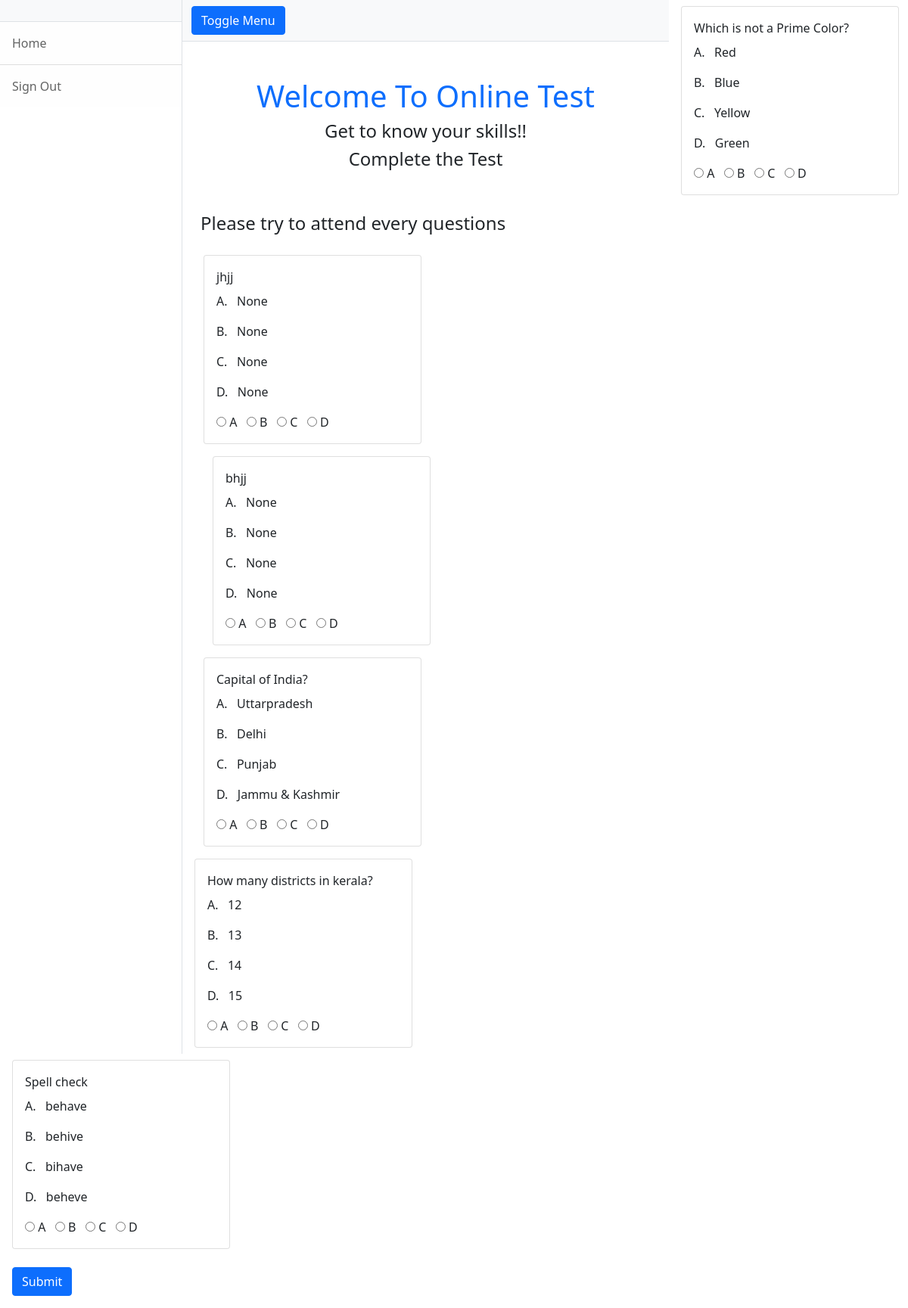
/owner/userhome, run on the app's committed database.
### owner/models.py (models this page shows, shortened)
class Test(models.Model):
    question=models.CharField(max_length=500,unique=True)
    a=models.CharField(max_length=50,null=True)
    b=models.CharField(max_length=50,null=True)
    c=models.CharField(max_length=50,null=True)
    d=models.CharField(max_length=50,null=True)

### owner/views.py (the view)
# urls.py: path("userhome",views.UserHome.as_view(),name="userhome"),
class UserHome(ListView):
    template_name = "user_home.html"
    model = Test
    context_object_name = "tests"

### user/templates/user_home.html (shortened to what this page needs)
<!DOCTYPE html>
{%extends 'base.html'%}
{%block body_block%}
<div class="container text-center mt-5 text-primary">
    <h1>Welcome To Online Test</h1>
</div>
<div class="text-center mt-2">
    <h4> Get to know your skills!!</h4>
    <h4>Complete the Test</h4>
</div>
<div class="container-fluid">
    <br><br>
    <div class="row">
        <h4>Please try to attend every questions</h4><br><br>
        {%for test in tests%}
        <div class="col-3 mr-3 p-2 mx-2">
            <div class="card" style="width: 18rem;">
                <div class="card-body">
                    <p class="card-title">{{test.question}}</p>
                    <p class="card-text">A. &nbsp&nbsp{{test.a}}</p>
                    <p class="card-text">B. &nbsp&nbsp{{test.b}}</p>
                    <p class="card-text">C. &nbsp&nbsp{{test.c}}</p>
                    <p class="card-text">D. &nbsp&nbsp{{test.d}}</p>
                    <input type="radio">
                    <label>A</label>&nbsp;&nbsp
                    <input type="radio">
                    <label >B</label>&nbsp;&nbsp
                    <input type="radio">
                    <label >C</label>&nbsp;&nbsp
                    <input type="radio">
                    <label >D</label>
                </div>
                </div>
            </div>
        </div>
        {%endfor%}
<div class="card-body">
    <a href="{%url 'testfinish' %}" class="btn btn-primary">Submit</a>
</div>
{%endblock%}

### owner/templates/base.html (shortened to what this page needs)
<!DOCTYPE html>
{%load static%}
<html lang="en">
<head>
    <link href="{%static 'css/styles.css'%}" rel="stylesheet"/>
</head>
<body>
<div class="d-flex" id="wrapper">
    <div class="border-end bg-white" id="sidebar-wrapper">
        <div class="sidebar-heading border-bottom bg-light"></div>
        <div class="list-group list-group-flush">
            {%if request.user.is_superuser%}
            <a class="list-group-item list-group-item-action list-group-item-light p-3" href="{%url 'home'%}">Admin Home</a>
            <a class="list-group-item list-group-item-action list-group-item-light p-3" href="{%url 'addqus'%}">Add
                Questions</a>
            <a class="list-group-item list-group-item-action list-group-item-light p-3" href="{%url 'signup'%}">Reister User</a>
           <a class="list-group-item list-group-item-action list-group-item-light p-3" href="{%url 'signout'%}">Sign out</a>
            {%else%}
            <a class="list-group-item list-group-item-action list-group-item-light p-3" href="{%url 'userhome'%}">Home</a>
            <a class="list-group-item list-group-item-action list-group-item-light p-3" href="{%url 'signout'%}">Sign Out</a>
            {%endif%}
        </div>
    </div>
    <div id="page-content-wrapper">
        <nav class="navbar navbar-expand-lg navbar-light bg-light border-bottom">
            <div class="container-fluid">
                <button class="btn btn-primary" id="sidebarToggle">Toggle Menu</button>
            </div>
        </nav>
        <div class="container-fluid">
            {%block body_block%}
            {%endblock%}
</body>
</html>

### data on the page
Test: question "jhjj", a "None", b "None", c "None", d "None"
Test: question "bhjj", a "None", b "None", c "None", d "None"
Test: question "Capital of India?", a "Uttarpradesh", b "Delhi", c "Punjab", d "Jammu & Kashmir"
Test: question "How many districts in kerala?", a "12", b "13", c "14", d "15"
Test: question "Which is not a Prime Color?", a "Red", b "Blue", c "Yellow", d "Green"
Test: question "Spell check", a "behave", b "behive", c "bihave", d "beheve"
